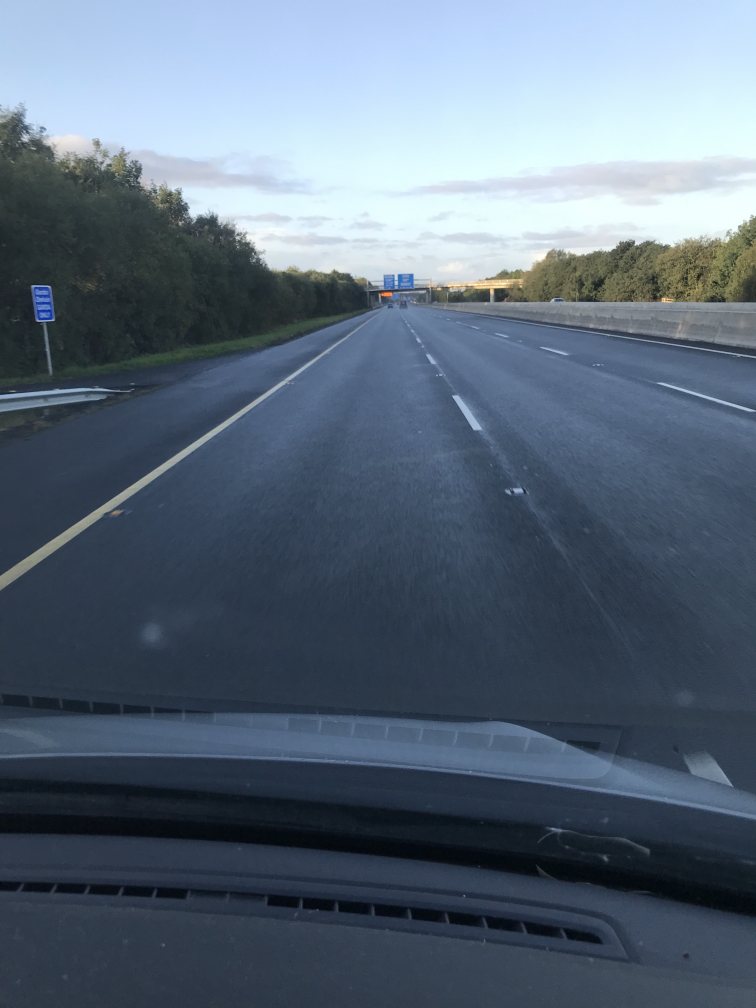
#> input picture IMG_2095.jpg, 3024 x 4032 px, given in place of IMG_2094.mp4, which was not available (shown at 1/4 size)
$ python lanes.py
#> lines starting #> are read from the running program, lines starting #| are printed output that depends on the picture; after the words box and inside, x2 and y2 are one past the last pixel; in counts of white or black regions, pixels touching at a corner belong together; pictures that were not available may be replaced by others from this repository, and a replacement may not be noted
import cv2
import numpy as np

def region_of_interest(image):
    height = image.shape[0]
    polygons = np.array([[(0, 700), (500, 375), (960, 1000)]])
    mask = np.zeros_like(image)
    cv2.fillPoly(mask, polygons, 255)
    masked_image = cv2.bitwise_and(image, mask)
    return masked_image


def canny(image):
    gray = cv2.cvtColor(lane_image, cv2.COLOR_RGB2GRAY)
    # (5, 5) is the kernel size
    blur = cv2.GaussianBlur(gray, (5, 5), 0)
    canny_image = cv2.Canny(blur, 50, 150)
    return canny_image


def display_lines(image, lines):
    line_image = np.zeros_like(image)
    if lines is not None:
        for line in lines:
            if line is not None:
                x1, y1, x2, y2 = line.reshape(4)
                cv2.line(line_image, (x1, y1), (x2, y2), (255, 0, 0), 5)
    return line_image

def average_slope_intercept(image, lines):
    left_fit = []
    right_fit = []
    if lines is None:
        return None
    for line in lines:
        x1, y1, x2, y2 = line.reshape(4)
        parameters = np.polyfit((x1, x2), (y1, y2), 1)
        slope = parameters[0]
        intercept = parameters[1]
        if slope < 0:
            left_fit.append((slope, intercept))
        else:
            right_fit.append((slope, intercept))
    if len(left_fit) and len(right_fit):
        left_fit_average = np.average(left_fit, axis=0)
        right_fit_average = np.average(right_fit, axis=0)
        left_line = make_coordinates(image, left_fit_average)
        right_line = make_coordinates(image, right_fit_average)
        return np.array([left_line, right_line])


def make_coordinates(image, line_parameters):
    slope, intercept = line_parameters
    if line_parameters is not None and abs(slope) > 0.001:
        y1 = image.shape[1]
        y2 = int(y1 * (9/20))
        x1 = int((y1 - intercept)/slope)
        x2 = int((y2 - intercept)/slope)
        return np.array([x1, y1, x2, y2])


# [10 lines of commented-out code are left out]


cap = cv2.VideoCapture("IMG_2094.mp4")
while(cap.isOpened()):
    _, frame = cap.read()
#> frame is the input picture: shape (4032, 3024, 3); mean B, G, R 122, 105.6, 90.7
    if frame is not None:
        frame = cv2.resize(frame, (960, 1280))
#> frame: shape (1280, 960, 3)
        lane_image = np.copy(frame)
        canny_image = canny(lane_image)
#> in canny, `gray = cv2.cvtColor(lane_image, cv2.COLOR_RGB2GRAY)`:
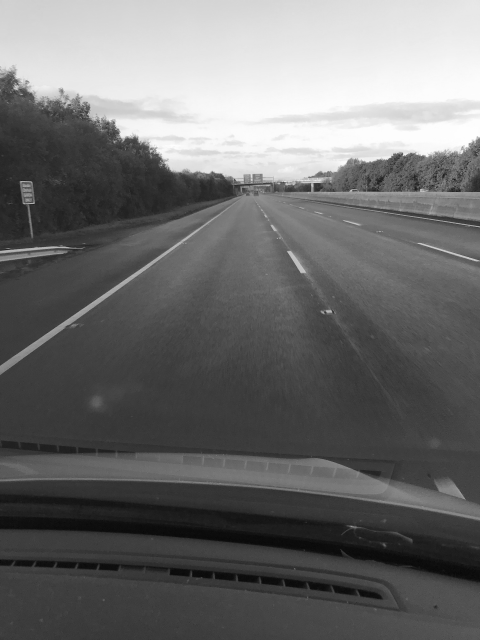
#> gray: shape (1280, 960) (shown at 1/2 size); min 4, max 254, mean 108.7
#> in canny, `canny_image = cv2.Canny(blur, 50, 150)`:
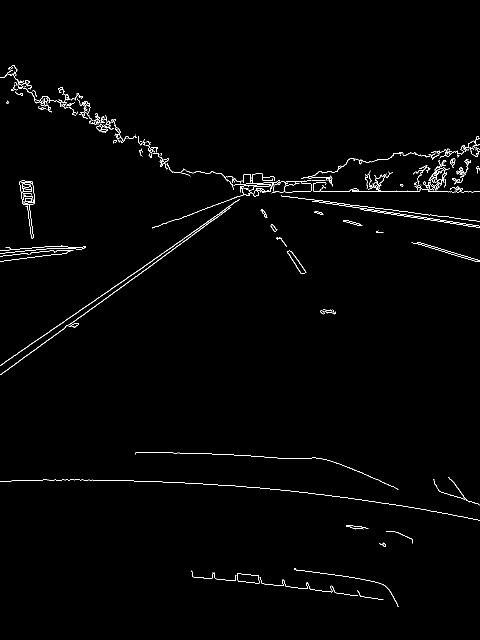
#> canny_image: shape (1280, 960) (shown at 1/2 size); 1.1% white in thin lines or dots, all inside (x1, y1, x2, y2) = (0, 130, 960, 1214)
        cropped_image = region_of_interest(canny_image)
#> in region_of_interest, `cv2.fillPoly(mask, polygons, 255)`:
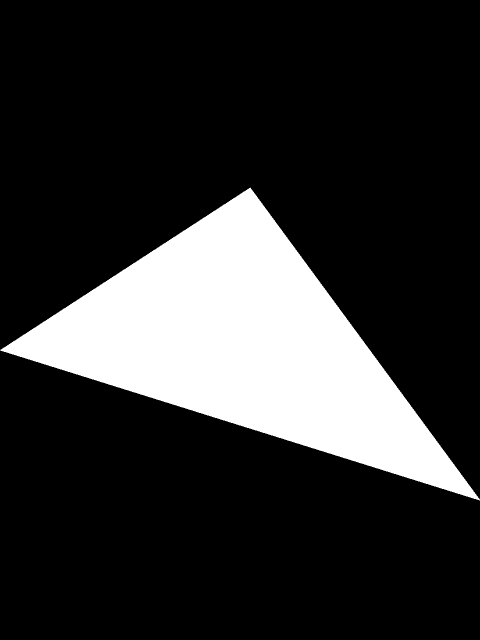
#> mask: shape (1280, 960) (shown at 1/2 size); 18.9% white; 1 white region, box (x1, y1, x2, y2) and area: (0, 375, 960, 1001) 232096
#> in region_of_interest, `masked_image = cv2.bitwise_and(image, mask)`:
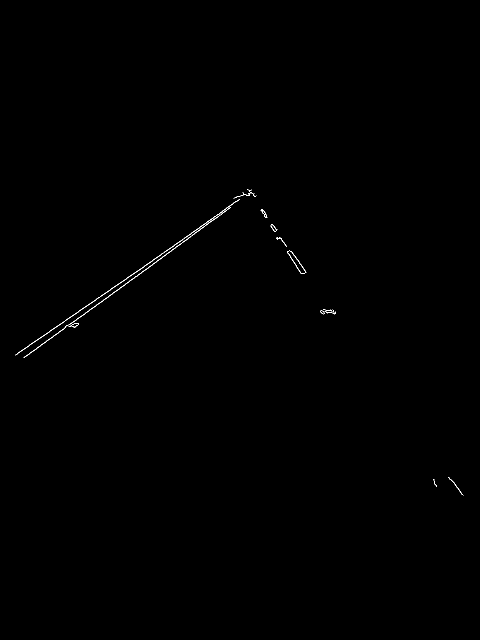
#> masked_image: shape (1280, 960) (shown at 1/2 size); 0.17% white in thin lines or dots, all inside (x1, y1, x2, y2) = (31, 379, 927, 991)
        lines = cv2.HoughLinesP(cropped_image, 2, np.pi/180, 100, np.array([]), minLineLength=40, maxLineGap=100)
#> lines = [[47, 715, 502, 384], [127, 644, 492, 389], [236, 569, 501, 384], [84, 672, 134, 639], [48, 715, 503, 385], [496, 379, 670, 627], [499, 382, 647, 619]]
        averaged_lines = average_slope_intercept(lane_image, lines)
#> the loop in average_slope_intercept, `for line in lines:` made 7 passes
#> (x1, y1, x2, y2, slope, intercept) on passes 1 to 7: (47, 715, 502, 384, -0.727, 749.2), (127, 644, 492, 389, -0.699, 732.7), (236, 569, 501, 384, -0.698, 733.8), (84, 672, 134, 639, -0.66, 727.4), (48, 715, 503, 385, -0.725, 749.8), (496, 379, 670, 627, 1.43, -327.9), (499, 382, 647, 619, 1.6, -417.1)
#> after the loop in average_slope_intercept, `for line in lines:`: left_fit = [(-0.727, 749.2), (-0.699, 732.7), (-0.698, 733.8), (-0.66, 727.4), (-0.725, 749.8)]; right_fit = [(1.43, -327.9), (1.6, -417.1)]
#> in average_slope_intercept, `left_fit_average = np.average(left_fit, axis=0)`: left_fit_average = [-0.702, 738.6]
#> in average_slope_intercept, `right_fit_average = np.average(right_fit, axis=0)`: right_fit_average = [1.51, -372.5]
#> in make_coordinates, `slope, intercept = line_parameters`: slope = -0.702; intercept = 738.6
#> in make_coordinates, `x1 = int((y1 - intercept)/slope)`: x1 = -315
#> in make_coordinates, `x2 = int((y2 - intercept)/slope)`: x2 = 436
#> in average_slope_intercept, `left_line = make_coordinates(image, left_fit_average)`: left_line = [-315, 960, 436, 432]
#> in average_slope_intercept, `right_line = make_coordinates(image, right_fit_average)`: right_line = [880, 960, 531, 432]
#> averaged_lines = [[-315, 960, 436, 432], [880, 960, 531, 432]]
        line_image = display_lines(lane_image, averaged_lines)
#> the loop in display_lines, `for line in lines:` made 2 passes
        combo_image = cv2.addWeighted(lane_image, 0.8, line_image, 1, 1)
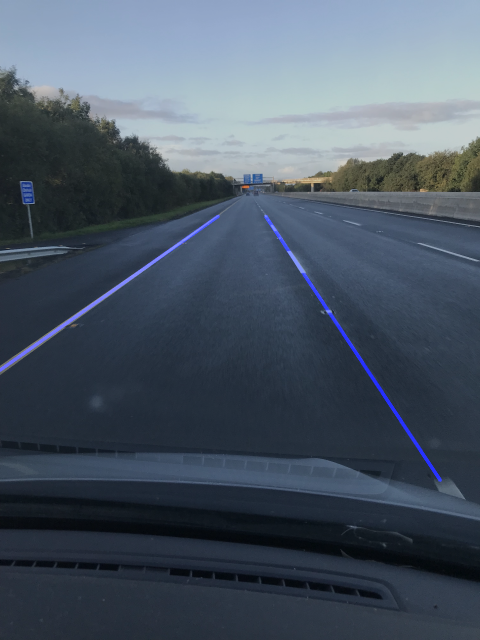
#> combo_image: shape (1280, 960, 3) (shown at 1/2 size); mean B, G, R 99.5, 85.4, 73.5
        cv2.imshow("Window name", combo_image)
        if cv2.waitKey(1) == ord('q'):
#> (key q is pressed here)
            break
    else:
        break
cap.release()
cv2.destroyAllWindows()
